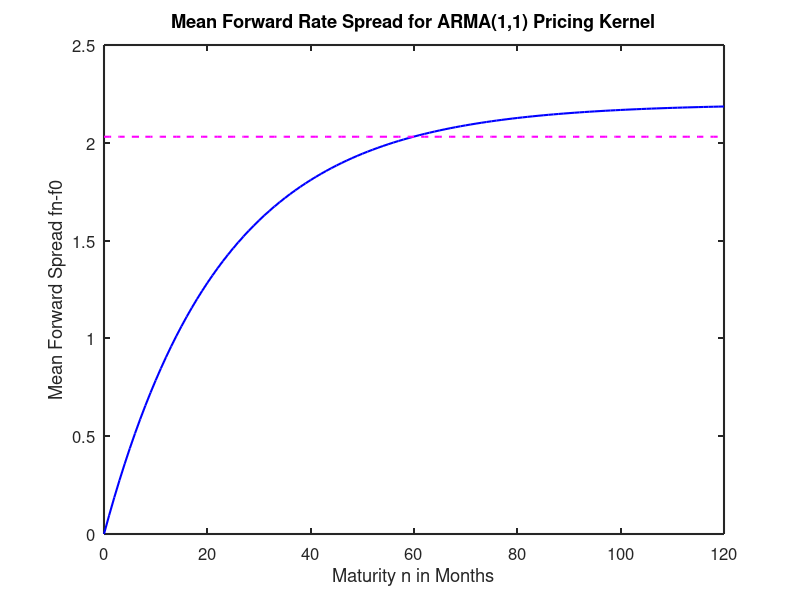

Reproduce this figure in MATLAB. (Note: this script raises an error after producing the figure.)
%  hw8_s12.m 
%  Matlab program for Lab Report #7, Spring 2012 
%  NYU course ECON-UB 233, Macro foundations for asset pricing, Apr 2012.  
%  Written by:  Dave Backus, April 2012 
disp('Answers to Lab Report 8') 
format compact
format short 
clear all
clf

%%
disp(' ')
disp('------------------------------------------------------------')
disp('Question 1 (more Vasicek)') 

% dimensions
maxmat = 120 
imat0 = [0:maxmat]';
imat1 = [1:maxmat]';

% data input 
autocorr_f0 = 0.959 
var_f0 = (2.73/1200)^2
Ef0 = 6.683/1200 
Ef60 = 8.714/1200
Efp60 = Ef60 - Ef0 

%  Parameters 
% 
phi = autocorr_f0
a1 = -sqrt((1-phi^2)*var_f0)    %  note sign convention 

disp(' ')
disp('Parameters to match forward premium') 
a = a1*phi.^(imat0-1);
a0 = 0.1244     % play with this number till we hit the target term premium 
delta = - Ef0 - a0^2/2 

a(1) = a0;
A = cumsum(a);

forward_premium = (a0^2 - A.^2)/2;
fp = forward_premium;
disp(' ')
disp('These should match')
[1200*fp(61) 1200*Efp60]
1200*fp(37)
1200*fp(121)
fp60 = 0*fp + Efp60;

%  Figures 
%
clf
figure(1) 
FontSize = 12;
FontName = 'Helvetica';  
LineWidth = 1.5;

plot(imat0,1200*fp,'b','LineWidth',LineWidth)
hold on 
plot(imat0,1200*fp60,'m--','LineWidth',LineWidth)
title('Mean Forward Rate Spread for ARMA(1,1) Pricing Kernel','FontSize',FontSize,'FontName',FontName)
ylabel('Mean Forward Spread fn-f0','FontSize',FontSize,'FontName',FontName)
xlabel('Maturity n in Months','FontSize',FontSize,'FontName',FontName)
set(gca,'LineWidth',LineWidth,'FontSize',FontSize,'FontName',FontName)

% Standard deviations 
fstd_data = [2.703 2.822 2.828 2.701 2.495 2.135 2.013 1.946]';
fstd = 2.703*phi.^imat0; 

figure(2) 
FontSize = 12;
FontName = 'Helvetica';  % or 'Times' 
LineWidth = 1.5;

plot(imatf,fstd,'b','LineWidth',LineWidth)
hold on 
plot(imatsome,fstd_data,'b*','LineWidth',LineWidth)
title('Standard Deviations of Forward Rates for Vasicek Model','FontSize',FontSize,'FontName',FontName)
ylabel('Standard Deviation','FontSize',FontSize,'FontName',FontName)
xlabel('Maturity n in Months','FontSize',FontSize,'FontName',FontName)
set(gca,'LineWidth',LineWidth,'FontSize',FontSize,'FontName',FontName)

print -depsc hw8q1e.eps

return 

%%
disp(' ')
disp('------------------------------------------------------------')
disp('Question 2 (another affine model)') 

%  Inputs 
% 
disp(' ')
disp('Data input')  
autocorr_f0 = 0.959 
var_f0 = (2.703/1200)^2
Ef0 = 6.683/1200 
Ef120 = 8.858/1200
Efp120 = Ef120 - Ef0 

%  Parameters and recursions
% 
disp(' ')
disp('Parameter values')  
delta = Ef0
phi = autocorr_f0
sigma = sqrt((1-phi^2)*var_f0)    %  note sign convention 
lambda0 = 0 %.125
lambda1 = 0.0972/delta 

% initializations  
maxmat = 122;
A = zeros(maxmat,1);
B = A;
A(1) = 0; 
B(1) = 0;

for mat = 2:maxmat 
    % NB:  maturities start at n=0, makes initial conditions simple  
   
    A(mat) = A(mat-1) + B(mat-1)*((1-phi)*delta+sigma*lambda0) + (B(mat-1)*sigma)^2/2;
    B(mat) = (phi+sigma*lambda1)*B(mat-1) - 1;

end

Adiff = diff(A);
Bdiff = diff(B);

f_bar = -Adiff - Bdiff*delta;
imatf = [0:maxmat-2]';

imatsome = [0 1 3 6 12 36 60 120]';
f_data = [6.683 7.098 7.469 7.685 7.921 8.498 8.714 8.858]';

%  Figures 

% means 
clf 
figure(1) 
FontSize = 12;
FontName = 'Helvetica';  % or 'Times' 
LineWidth = 1.5;

plot(imatf,1200*f_bar,'b','LineWidth',LineWidth)
hold on 
plot(imatsome,f_data,'b*','LineWidth',LineWidth)
title('Mean Forward Rate for Vasicek Model','FontSize',FontSize,'FontName',FontName)
ylabel('Mean Forward Rate','FontSize',FontSize,'FontName',FontName)
xlabel('Maturity n in Months','FontSize',FontSize,'FontName',FontName)
set(gca,'LineWidth',LineWidth,'FontSize',FontSize,'FontName',FontName)

return 

